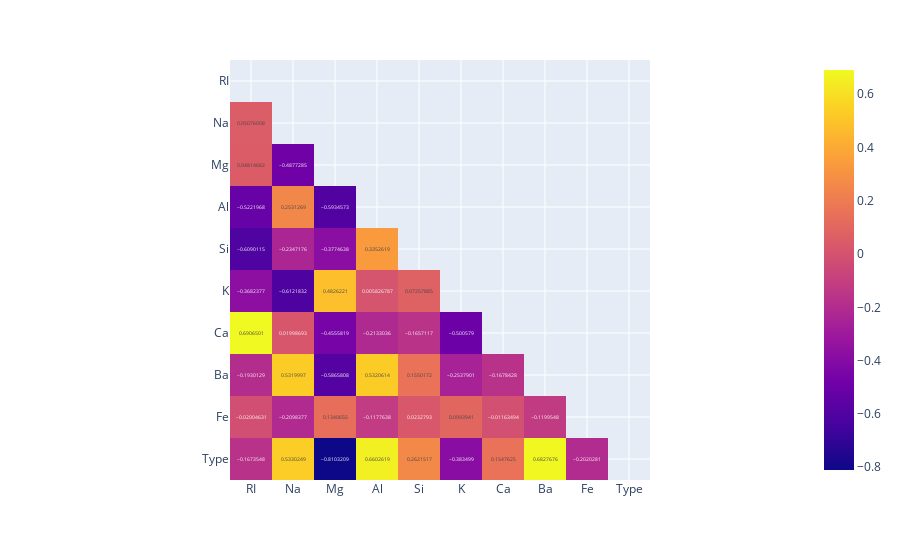

The notebook cell this image was saved under:
### Markdown cell above
Построим матрицу корреляции. После удаления очвединых выбросов можно видеть сильную взаимосвязь отклика с параметрами `Mg`, `Al`, `Ba`. Причем эти признаки скоррелированы и между собой.

### Code cell
# Матрица корреляции
df_corr = df_clean.corr()

mask = np.zeros_like(df_corr, dtype=bool)
mask[np.triu_indices_from(mask)] = True
# Построение
df_corr_viz = df_corr.mask(mask)
fig = px.imshow(df_corr_viz, text_auto=True)
fig.show()

### Figure 1 — Plotly figure (JSON) as saved in the notebook; plotly's stock layout.template omitted (floating-point values rounded to 4 significant figures)
{"data": [{"coloraxis": "coloraxis", "hovertemplate": "x: %{x}<br>y: %{y}<br>color: %{z}<extra></extra>", "name": "0", "texttemplate": "%{z}", "type": "heatmap", "x": ["RI", "Na", "Mg", "Al", "Si", "K", "Ca", "Ba", "Fe", "Type"], "xaxis": "x", "y": ["RI", "Na", "Mg", "Al", "Si", "K", "Ca", "Ba", "Fe", "Type"], "yaxis": "y", "z": [[null, null, null, null, null, null, null, null, null, null], [0.05076, null, null, null, null, null, null, null, null, null], [0.04815, -0.4877, null, null, null, null, null, null, null, null], [-0.5222, 0.2531, -0.5935, null, null, null, null, null, null, null], [-0.609, -0.2347, -0.3775, 0.3353, null, null, null, null, null, null], [-0.3682, -0.6122, 0.4826, 0.005827, 0.07258, null, null, null, null, null], [0.6907, 0.01999, -0.4556, -0.2133, -0.1657, -0.5006, null, null, null, null], [-0.193, 0.532, -0.5866, 0.5321, 0.155, -0.2538, -0.1678, null, null, null], [-0.02005, -0.2098, 0.1341, -0.1178, 0.02328, 0.09939, -0.01163, -0.12, null, null], [-0.1674, 0.533, -0.8103, 0.6603, 0.2622, -0.3835, 0.1548, 0.6828, -0.202, null]]}], "layout": {"coloraxis": {"colorscale": [[0, "#0d0887"], [0.1111, "#46039f"], [0.2222, "#7201a8"], [0.3333, "#9c179e"], [0.4444, "#bd3786"], [0.5556, "#d8576b"], [0.6667, "#ed7953"], [0.7778, "#fb9f3a"], [0.8889, "#fdca26"], [1, "#f0f921"]]}, "margin": {"t": 60}, "xaxis": {"anchor": "y", "constrain": "domain", "domain": [0, 1], "scaleanchor": "y"}, "yaxis": {"anchor": "x", "autorange": "reversed", "constrain": "domain", "domain": [0, 1]}}}
